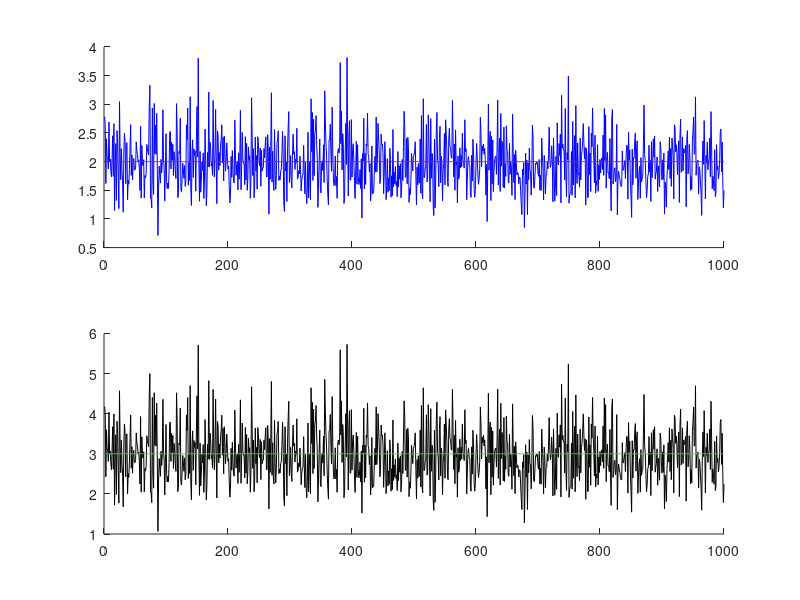

Write MATLAB code to recreate this figure. (Note: this script raises an error after producing the figure.)
clear
clc
%-----1----—
N=10000;
A=2;
B=3;
TETTA=1;
X = random('Gamma',A,B,N,1); % генерируем выборку

%-----2---—
%-----2.1--— метод моментов
M=1000;
NN=10;
for i=1:M
xx1=random('Gamma',A,B,NN,1); % 1000 выборочных реализаций объема N
as(i)=A; % точное значение параметра
bs(i)=B; % точное значение параметра
a(i)=mean(xx1)/B;
b(i)=mean(xx1)/A;
x_1(i)=i;
end
%графики
figure(1);
subplot(2,1,1);
hold all;
plot(a,'blue');
plot(x_1,as,'red');
subplot(2,1,2);
hold all;
plot(b,'black');
plot(x_1,bs,'green');
%----2.2--— метод максимального правдоподобия
for i=1:M
X2_2=random('Gamma',A,B,NN,1);
s1=0;
s2=0;
for j=1:NN
s1=s1+log(X2_2(j)/TETTA);
s2=s2+log((X2_2(j)/TETTA).^B);
end
func= @(NN,s1,s2,a,b,TETTA) NN(log(abs(b)/TETTA)-log(gamma(a/b))+(a-1)/NN*s1-s2/NN); %логарифм от функции правдоподбия
func_pr= @(NN,s1,s2,a,b,TETTA) sum(func(NN,s1,s2,a,b,TETTA)); %логарифм от функции правдоподбия для всей выборки
func_pr2=@(NN,s1,s2,a,b,TETTA) -func_pr(NN,s1,s2,a,b,TETTA); %переворачиваем функцию и находим минимум
ocenka_max_p(i)=fminbnd(func_pr2,0,10);
end
figure(2);
hold all;
title('Зависимость точечной оценки от номера реализации');
plot(ocenka_max_p,'blue');
plot(x_1,bs,'red');
hold off;
figure(3);
hold all
title('Функция правдоподобия');
Y=(1:0.1:10);
for i=1:91
m(i)=func_pr(Y(i));
end
hold all;
plot(Y,m);
%----2.3--—
sum_ocenka_a=sum(a)/NN;
smesh_ocenka=sum_ocenka_a-A;
disp=sum((a-sum_ocenka_a).^2)/NN;
rass=sum((a-A).^2)/NN;
%----3---—
figure(4);
hold all;
N1=10000;
X_max=max(X);
X_min=min(X);
r=floor(log2(N1))+1;%флор - целая часть r- количество столбцов
h=(X_max-X_min)/r;%ширина каждого столбика
%массив границ
for i=1:(r+1)
z(i)=X_min+(i-1)*h;% массив из границ интервалов
end
%массив серединок
z1=z+h/2;%середины интервалов полученные из границ интервалов
z2=z1(1:r);%чтобы не попасть в "пустоту"
U=hist(X,z2);%U - массив частот для каждого интервала, середины которых в z2
bar(z2,U/(h*N1),1);% гистограмма относительных частот
%плотность вероятности
h1=(X_max-X_min)/N1;
for i=1:N1 %цикл от1 до N
xx(i)=X_min+(i-1)*h1;% массив из N точек от мин до макс
end
for i=1:N1
bu=mean(X);
end
sumb=sum(bu);
title('Гистограмма и плотность вероятности')
f=pdf('Gamma',xx,A,B);
f1=pdf('Gamma',xx,sumb,B);
hold on
plot(xx,f,'red');
plot(xx,f1,'green')
%----4---—
figure(5);
hold all;
F_teor = cdf ('Gamma',xx,A,B);
F_teor_1=cdf('Gamma',xx,sumb,B);
plot(xx,F_teor,'green');
plot(xx,F_teor_1,'blue');
ecdf(X);% "Эмпирическая по негруппированным
